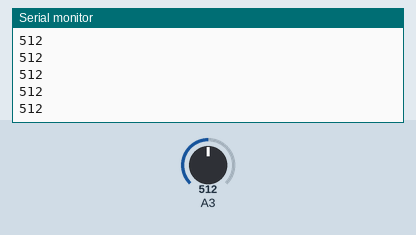
The sketch below on a simulated Arduino Uno, built with avr-gcc and run on an emulated ATmega328P. Shown: the last lines printed to the serial monitor. The test bench sets the inputs (shaded band); at power-on: A3 = 512.

Above: at 1.2 s.
1.3 s: A3 set to 716
At 1.8 s:
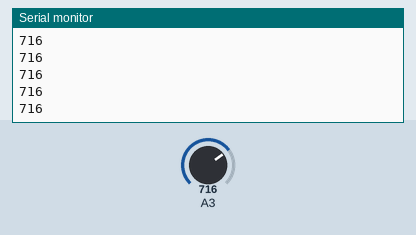
2.8 s: A3 set to 900
At 3.8 s:
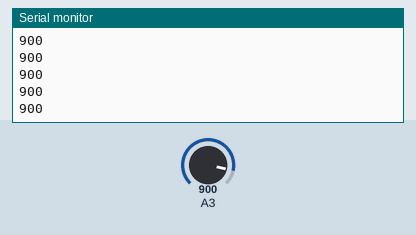
Timing chart, 0 to 5.8 s (numbered marks = the images above; inputs shaded):
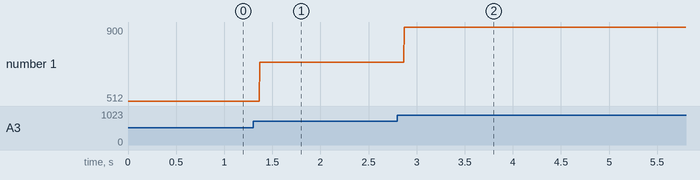

Measured:
- after the input at 1.3 s, the serial monitor: prints a new line after 0.07 s (image 1)
- after the input at 2.8 s, the serial monitor: prints a new line after 0.07 s (image 2)
- plotted number 1: 512 → 716 after the input at 1.3 s, 716 → 900 after the input at 2.8 s

The sketch:

Hall_effect_sensor_testing.ino
```cpp
//code for testing hall effect sensor
void setup() {
Serial.begin(9600);

}

int mag_field = 0;

void loop() {

mag_field = analogRead(A3);
Serial.println(mag_field);

}
```
